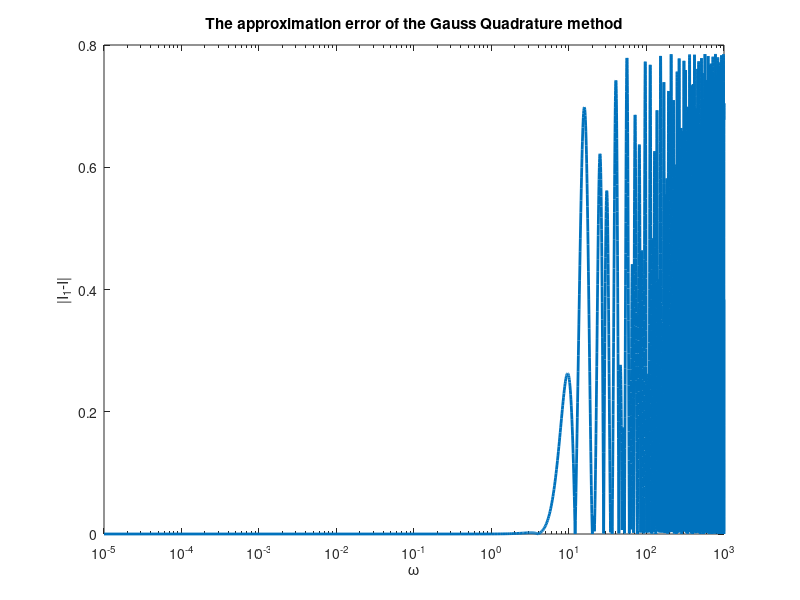

Write MATLAB code to recreate this figure.
clc;
clear;


w = linspace(1e-5,1e3, 10000);
len_w = length(w);

w_exact = zeros(len_w,1);
w_approx = zeros(len_w,1);


%% Run algorithm 
for i = 1 : len_w
    w_exact(i) = sin(w(i)*pi/4)/w(i);
    w_approx(i) = pi/8*(cos(w(i)*pi*(sqrt(3)-1)/(8*sqrt(3)))+...
        cos(w(i)*pi*(sqrt(3)+1)/(8*sqrt(3))));
end

%% plot the result
semilogx(w, w_exact, '+-', 'LineWidth', 2);
hold on
semilogx(w, w_approx);
xlabel('\omega');
ylabel('the solution');
legend('Exact solution I', 'Approximate solution');
title('Figure of two kind of solutions');
hold off

%% plot the error 
semilogx(w, abs(w_exact-w_approx), 'LineWidth', 2)
xlabel('\omega');
ylabel('|I_1-I|');
title('The approximation error of the Gauss Quadrature method');


